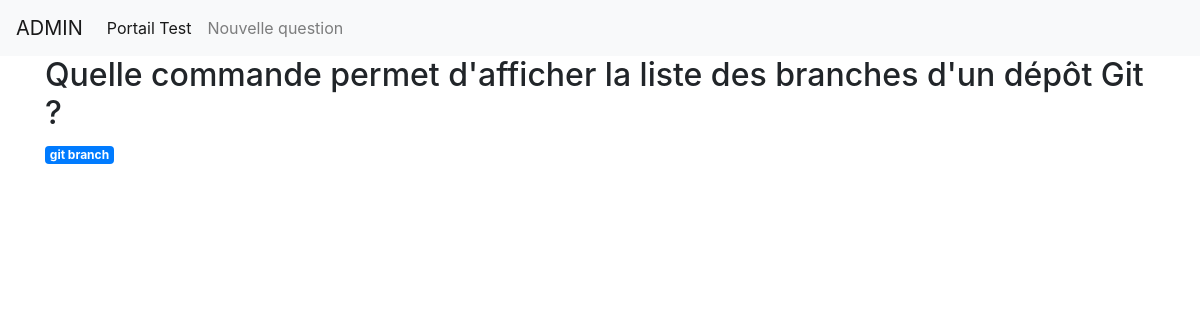
Page /admin/11 on the committed database.
### tables this page shows
CREATE TABLE questions (
    id INTEGER PRIMARY KEY AUTOINCREMENT,
    qcm INTEGER NOT NULL,
    question TEXT NOT NULL,
    answer TEXT NOT NULL
);

### app_qcm.py (the view)
@app.route('/admin/<int:post_id>')
def post(post_id):
    post = get_post(post_id)
    option = get_option(post_id)
    return render_template('post_qcm.html', post=post, option=option)

### app_qcm.py (called while the page is built)
def get_db_connection():
    conn = sqlite3.connect('database_qcm.db')
    conn.row_factory = sqlite3.Row
    return conn

def get_post(post_id):
    conn = get_db_connection()
    post = conn.execute('SELECT * FROM questions WHERE id = ?',
                        (post_id,)).fetchone()
    conn.close()
    if post is None:
        abort(404)
    return post

def get_option(question_id):
    conn = get_db_connection()
    option = conn.execute('SELECT * FROM options WHERE question_id = ?',
                        (question_id,)).fetchall()
    conn.close()
    if post is None:
        abort(404)
    return option

### templates/post_qcm.html (shortened to what this page needs)
{% extends 'base_qcm.html' %}
{% block content %}
    <h2>{% block title %} {{ post['question'] }} {% endblock %}</h2>
    <span class="badge badge-primary">{{ post['answer'] }}</span>
{% endblock %}

### rows in the picture
questions: question "Quelle commande permet d'afficher la liste des branches d'un dépôt Git ?", answer "git branch"
